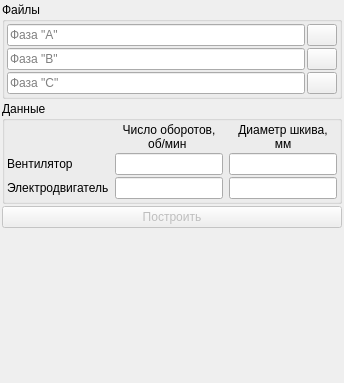
  <widget class="QDockWidget" name="initial_data_dockWidget">
   <property name="sizePolicy">
    <sizepolicy hsizetype="MinimumExpanding" vsizetype="Preferred">
     <horstretch>0</horstretch>
     <verstretch>0</verstretch>
    </sizepolicy>
   </property>
   <property name="windowTitle">
    <string>Исходные данные</string>
   </property>
   <attribute name="dockWidgetArea">
    <number>1</number>
   </attribute>
   <widget class="QWidget" name="initial_data_dockWidgetContents">
    <property name="sizePolicy">
     <sizepolicy hsizetype="MinimumExpanding" vsizetype="Preferred">
      <horstretch>0</horstretch>
      <verstretch>0</verstretch>
     </sizepolicy>
    </property>
    <layout class="QVBoxLayout" name="verticalLayout_5">
     <property name="spacing">
      <number>2</number>
     </property>
     <property name="leftMargin">
      <number>2</number>
     </property>
     <property name="topMargin">
      <number>2</number>
     </property>
     <property name="rightMargin">
      <number>2</number>
     </property>
     <property name="bottomMargin">
      <number>2</number>
     </property>
     <item>
      <widget class="QGroupBox" name="files_groupBox">
       <property name="title">
        <string>Файлы</string>
       </property>
       <layout class="QGridLayout" name="gridLayout_3">
        <property name="leftMargin">
         <number>2</number>
        </property>
        <property name="topMargin">
         <number>2</number>
        </property>
        <property name="rightMargin">
         <number>2</number>
        </property>
        <property name="bottomMargin">
         <number>2</number>
        </property>
        <property name="spacing">
         <number>2</number>
        </property>
        <item row="0" column="0">
         <widget class="QLineEdit" name="file_1_lineEdit">
          <property name="placeholderText">
           <string>Фаза &quot;A&quot;</string>
          </property>
         </widget>
        </item>
        <item row="0" column="1">
         <widget class="QPushButton" name="file_1_pushButton">
          <property name="minimumSize">
           <size>
            <width>30</width>
            <height>0</height>
           </size>
          </property>
          <property name="maximumSize">
           <size>
            <width>30</width>
            <height>16777215</height>
           </size>
          </property>
          <property name="text">
           <string/>
          </property>
          <property name="icon">
           <iconset resource="../../resources/icons.qrc">
            <normaloff>:/icons_feather/icons/icons_feather/file-plus.svg</normaloff>:/icons_feather/icons/icons_feather/file-plus.svg</iconset>
          </property>
         </widget>
        </item>
        <item row="1" column="0">
         <widget class="QLineEdit" name="file_2_lineEdit">
          <property name="placeholderText">
           <string>Фаза &quot;B&quot;</string>
          </property>
         </widget>
        </item>
        <item row="1" column="1">
         <widget class="QPushButton" name="file_2_pushButton">
          <property name="minimumSize">
           <size>
            <width>30</width>
            <height>0</height>
           </size>
          </property>
          <property name="maximumSize">
           <size>
            <width>30</width>
            <height>16777215</height>
           </size>
          </property>
          <property name="text">
           <string/>
          </property>
          <property name="icon">
           <iconset resource="../../resources/icons.qrc">
            <normaloff>:/icons_feather/icons/icons_feather/file-plus.svg</normaloff>:/icons_feather/icons/icons_feather/file-plus.svg</iconset>
          </property>
         </widget>
        </item>
        <item row="2" column="0">
         <widget class="QLineEdit" name="file_3_lineEdit">
          <property name="placeholderText">
           <string>Фаза &quot;C&quot;</string>
          </property>
         </widget>
        </item>
        <item row="2" column="1">
         <widget class="QPushButton" name="file_3_pushButton">
          <property name="minimumSize">
           <size>
            <width>30</width>
            <height>0</height>
           </size>
          </property>
          <property name="maximumSize">
           <size>
            <width>30</width>
            <height>16777215</height>
           </size>
          </property>
          <property name="text">
           <string/>
          </property>
          <property name="icon">
           <iconset resource="../../resources/icons.qrc">
            <normaloff>:/icons_feather/icons/icons_feather/file-plus.svg</normaloff>:/icons_feather/icons/icons_feather/file-plus.svg</iconset>
          </property>
         </widget>
        </item>
       </layout>
      </widget>
     </item>
     <item>
      <widget class="QGroupBox" name="data_groupBox">
       <property name="title">
        <string>Данные</string>
       </property>
       <layout class="QGridLayout" name="gridLayout_2">
        <property name="leftMargin">
         <number>2</number>
        </property>
        <property name="topMargin">
         <number>2</number>
        </property>
        <property name="rightMargin">
         <number>2</number>
        </property>
        <property name="bottomMargin">
         <number>2</number>
        </property>
        <property name="verticalSpacing">
         <number>2</number>
        </property>
        <item row="0" column="1">
         <widget class="QLabel" name="data_label_1_1">
          <property name="text">
           <string>Число оборотов,
об/мин </string>
          </property>
          <property name="alignment">
           <set>Qt::AlignCenter</set>
          </property>
         </widget>
        </item>
        <item row="0" column="2">
         <widget class="QLabel" name="data_label_1_2">
          <property name="text">
           <string>Диаметр шкива,
мм</string>
          </property>
          <property name="alignment">
           <set>Qt::AlignCenter</set>
          </property>
         </widget>
        </item>
        <item row="1" column="0">
         <widget class="QLabel" name="data_label_2_1">
          <property name="text">
           <string>Вентилятор</string>
          </property>
         </widget>
        </item>
        <item row="1" column="1">
         <widget class="QLineEdit" name="data_lineEdit_1_1">
          <property name="sizePolicy">
           <sizepolicy hsizetype="Preferred" vsizetype="Fixed">
            <horstretch>0</horstretch>
            <verstretch>0</verstretch>
           </sizepolicy>
          </property>
          <property name="alignment">
           <set>Qt::AlignCenter</set>
          </property>
         </widget>
        </item>
        <item row="1" column="2">
         <widget class="QLineEdit" name="data_lineEdit_1_2">
          <property name="sizePolicy">
           <sizepolicy hsizetype="Preferred" vsizetype="Fixed">
            <horstretch>0</horstretch>
            <verstretch>0</verstretch>
           </sizepolicy>
          </property>
          <property name="alignment">
           <set>Qt::AlignCenter</set>
          </property>
         </widget>
        </item>
        <item row="2" column="0">
         <widget class="QLabel" name="data_label_2_2">
          <property name="text">
           <string>Электродвигатель</string>
          </property>
         </widget>
        </item>
        <item row="2" column="1">
         <widget class="QLineEdit" name="data_lineEdit_2_1">
          <property name="sizePolicy">
           <sizepolicy hsizetype="Preferred" vsizetype="Fixed">
            <horstretch>0</horstretch>
            <verstretch>0</verstretch>
           </sizepolicy>
          </property>
          <property name="alignment">
           <set>Qt::AlignCenter</set>
          </property>
         </widget>
        </item>
        <item row="2" column="2">
         <widget class="QLineEdit" name="data_lineEdit_2_2">
          <property name="sizePolicy">
           <sizepolicy hsizetype="Preferred" vsizetype="Fixed">
            <horstretch>0</horstretch>
            <verstretch>0</verstretch>
           </sizepolicy>
          </property>
          <property name="alignment">
           <set>Qt::AlignCenter</set>
          </property>
         </widget>
        </item>
       </layout>
      </widget>
     </item>
     <item>
      <widget class="QPushButton" name="plot_pushButton">
       <property name="enabled">
        <bool>false</bool>
       </property>
       <property name="text">
        <string>Построить</string>
       </property>
      </widget>
     </item>
     <item>
      <spacer name="initial_data_verticalSpacer">
       <property name="orientation">
        <enum>Qt::Vertical</enum>
       </property>
       <property name="sizeHint" stdset="0">
        <size>
         <width>20</width>
         <height>153</height>
        </size>
       </property>
      </spacer>
     </item>
    </layout>
   </widget>
  </widget>
